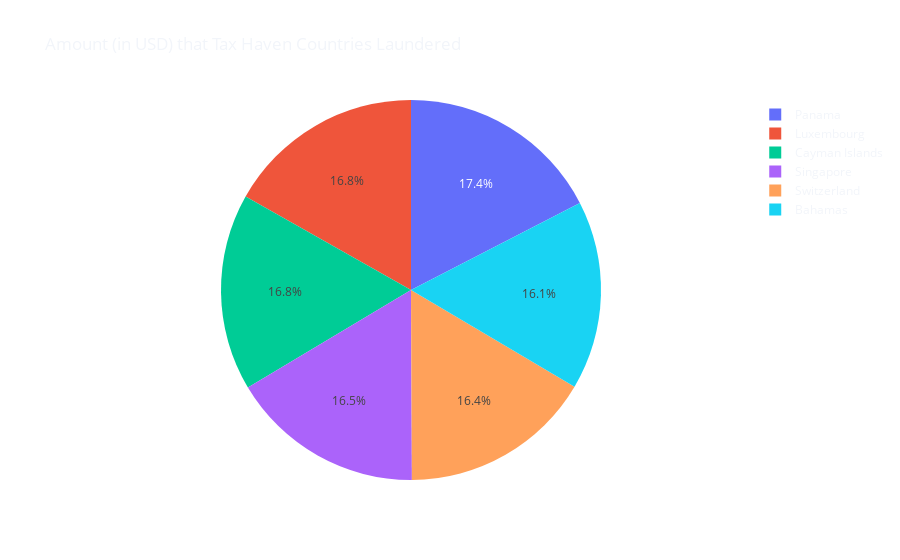

The cell this chart's notebook holds for it:
### Markdown cell above
This pie chart shows the percentage of moneteray transactions based on amount per country. China had the most, while the USA had the least although the percentages were rather similar in general.

### Code cell
fig = px.pie(df, values='Amount (USD)', names='Tax Haven Country', title='Amount (in USD) that Tax Haven Countries Laundered').update_layout(template='plotly_dark', plot_bgcolor='rgba(0, 0, 0, 0)', paper_bgcolor='rgba(0, 0, 0, 0)')
fig.show()

### Figure 1 — Plotly figure (JSON) as saved in the notebook; plotly's stock layout.template omitted (floating-point values rounded to 4 significant figures; data arrays with more than 128 entries replaced by an {"elided": "..."} marker saying what was removed)
{"data": [{"domain": {"x": [0, 1], "y": [0, 1]}, "hovertemplate": "Tax Haven Country=%{label}<br>Amount (USD)=%{value}<extra></extra>", "labels": {"elided": "10000 str values"}, "legendgroup": "", "name": "", "showlegend": true, "type": "pie", "values": {"elided": "10000 float values"}}], "layout": {"legend": {"tracegroupgap": 0}, "paper_bgcolor": "rgba(0, 0, 0, 0)", "plot_bgcolor": "rgba(0, 0, 0, 0)", "title": {"text": "Amount (in USD) that Tax Haven Countries Laundered"}}}
